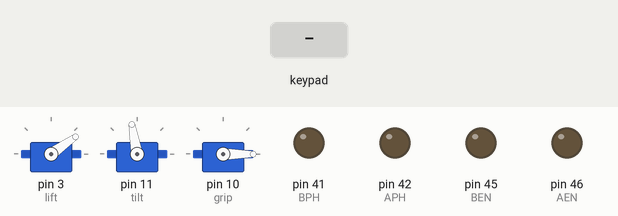
This sketch was run on a simulated Arduino Mega 2560, built with avr-gcc and run on an emulated ATmega2560. Shown: 3 × servo, output pins drawn as LEDs (lit = HIGH). Inputs (shaded band) come from the test bench.

Above: at 1.2 s.
1.3 s: key 'U' pressed
At 2.2 s:
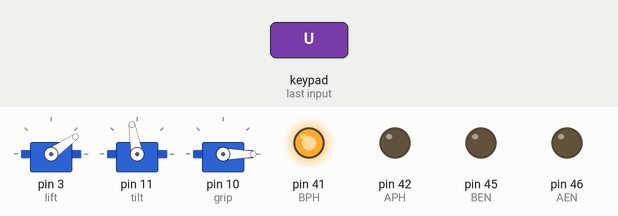
3.2 s: key 'D' pressed
At 4.8 s:
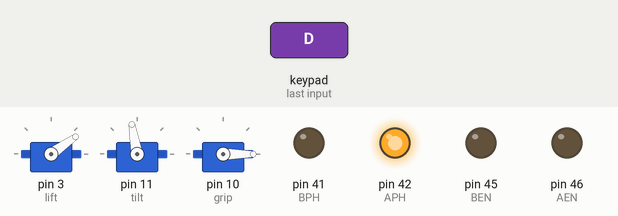
5.1 s: key 'L' pressed
At 5.3 s:
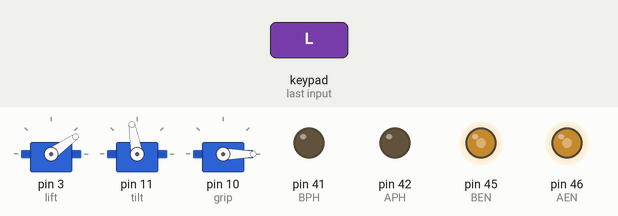
7.0 s: key 'R' pressed
At 7.7 s:
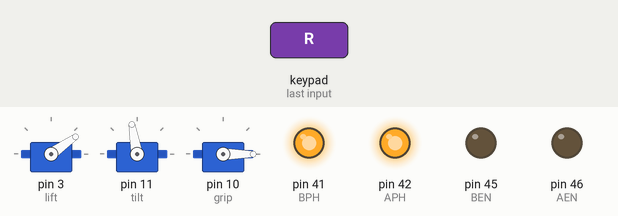
8.9 s: key 'S' pressed
At 10.0 s:
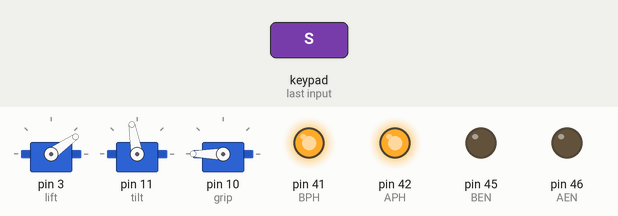
10.4 s: key 'O' pressed
At 11.3 s:
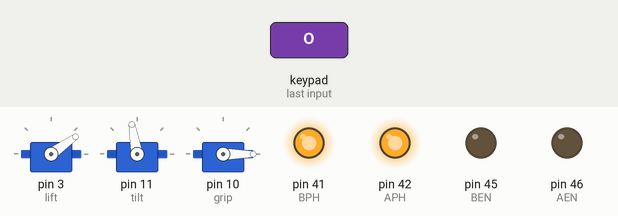
Timing chart, 0 to 13.0 s (numbered marks = the images above; inputs shaded):
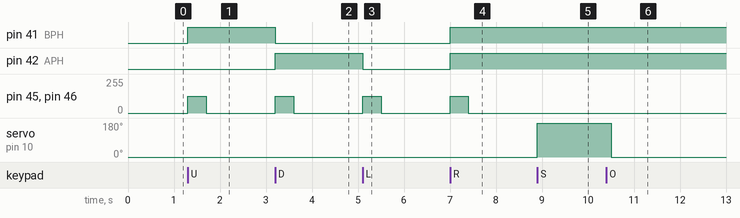

Measured:
- after the input at 1.3 s, pin 41 (BPH): LOW → HIGH at once; pin 45 (BEN), pin 46 (AEN): 0/255 → 127/255 at once, → 0/255 0.40 s later
- after the input at 3.2 s, pin 41 (BPH): HIGH → LOW at once; pin 42 (APH): LOW → HIGH at once; pin 45 (BEN), pin 46 (AEN): 0/255 → 127/255 at once, → 0/255 0.40 s later
- after the input at 5.1 s, pin 42 (APH): HIGH → LOW at once; pin 45 (BEN), pin 46 (AEN): 0/255 → 127/255 at once, → 0/255 0.40 s later
- after the input at 7.0 s, pin 41 (BPH), pin 42 (APH): LOW → HIGH at once; pin 45 (BEN), pin 46 (AEN): 0/255 → 127/255 at once, → 0/255 0.40 s later
- after the input at 8.9 s, servo on pin 10 (grip): 0° → 180° at once
- after the input at 10.4 s, servo on pin 10 (grip): 180° → 0° after 0.10 s

The sketch:

ControlArm.ino
```cpp
#include <Servo.h>
#include <Dabble.h>
#define CUSTOM_SETTINGS
#define INCLUDE_TERMINAL_MODULE
#define INCLUDE_GAMEPAD_MODULE
byte BPH = 41;
byte BEN = 45;
byte APH = 42; //This sets the pins of the arduino
byte AEN = 46;
//const int Lift = 3;
//const int Tilt = 10;
//const int Grip = 11;
Servo tilt;
Servo lift;
Servo grip; //declaring my objects
double x = 127.5;
int i = 1;int arm = 35;
bool P = false;bool n = false; bool help = true; //these are state variables to check later in the code
int R=0;double avg = 0;double gripper = 500; //theese variables are declared here and used later
unsigned long check = 0;
void setup()
{
  pinMode(BPH, OUTPUT); pinMode(BEN, OUTPUT); pinMode(APH, OUTPUT); pinMode(AEN, OUTPUT);
  Serial.begin(115200);
  Dabble.begin(9600); // i set the output pins and state the baud rate
  lift.attach(3); tilt.attach(11); grip.attach(10); tilt.write(100);
}
void setpower()
{
  if (GamePad.isStartPressed() == 1)
  {
    if (i == 1 && x < 255)
    {
      x += 25.5;
      i = 0;
    }
  }
  if (GamePad.isSelectPressed() == 1) // this function "Setpower" is how I adjust the duty cycle it loops one time through when
                                      //the button is pushed based on flipping a number between 1 and 0
  {
    if (i == 1 && x > 0)
    {
      x -= 25.5;
      i = 0;
    }
  }
  if (GamePad.isSelectPressed() == 0 && GamePad.isStartPressed() == 0)
  {
    i = 1; // it resest when no bbutton is pushed
  }
}
void dirofmotor()
{
  if (GamePad.isUpPressed() == 1)
  {
    analogWrite(AEN, x);
    digitalWrite(APH, LOW);
    digitalWrite(BPH, HIGH);
    analogWrite(BEN, x);
  }
  else if (GamePad.isDownPressed() == 1)
  {
    analogWrite(AEN, x);
    digitalWrite(APH, HIGH);
    digitalWrite(BPH, LOW);   // all of this code is how i drive the motors based on the duty cycle
    analogWrite(BEN, x);
  }
  else if (GamePad.isLeftPressed() == 1)
  {
    analogWrite(AEN, x);
    digitalWrite(APH, LOW);
    digitalWrite(BPH, LOW);
    analogWrite(BEN, x);
  }
  else if (GamePad.isRightPressed() == 1)
  {
    analogWrite(AEN, x);
    digitalWrite(APH, HIGH);
    digitalWrite(BPH, HIGH);
    analogWrite(BEN, x);
  }
  else
  {
    analogWrite(BEN, 0);
    analogWrite(AEN, 0); // this turns everything off when nothing is pressed
  }
}
void robotarm()
{
  if (GamePad.isCrossPressed() == 1)
  {
    if (arm < 165)
    {
      arm += 5;
      delay(100);             // both of these cross and triangle control the arm and delay it
    }
  }
  if (GamePad.isTrianglePressed() == 1)
  {
    if (arm > 35)
    {
      arm -= 5;
      delay(100);
    }
  }
  if (GamePad.isSquarePressed() == 1)
  {
    if (gripper < 2400 && !P)
    {
      gripper = 2400;
      grip.writeMicroseconds(gripper); // the way i did the gripper was either set it open or closed based on guidance in class
      delay(1500);
      check = millis(); //if it is set closed i delay it and flip a state of the variable so it starts checking the feed back
      P = true;
    }
  }
  if (GamePad.isCirclePressed() == 1)
  {
    if (gripper > 500 && P)
    {
      gripper = 500;
      delay(100);
      avg = 0;
      R =0;
      help = true;
      P = false;
    }
  }

  if (P && arm > 35 && help ) {
    if (millis() - check >= 1500 ) {
      check = millis(); //when it starts looping here it waits 1.5 seconds before actually checking in this time i am adding up the feedback values to get a average
      n = true;
    }
    if (!n) {
      avg = avg +  map(analogRead(A0), 98.21, 429.66, 500, 2400); // this adjust my bounds to microseconds based on how the gripper reads
      R = R + 1;
    }
    if (n) {
      avg = avg / R; // after 1.5 seconds it starts to run this code
      while (avg < 2100 && arm > 35) {
        arm -= 5;
        lift.write(arm); // based on the values recieved it flips the arm back to 35
        delay(100);
      }
      help = false; // this resets the states
      n = false;
    }
  }
  grip.writeMicroseconds(gripper);
  lift.write(arm);

}
void loop()
{
  Dabble.processInput(); // this loops through everything
  setpower();
  dirofmotor();
  robotarm();
}
```
